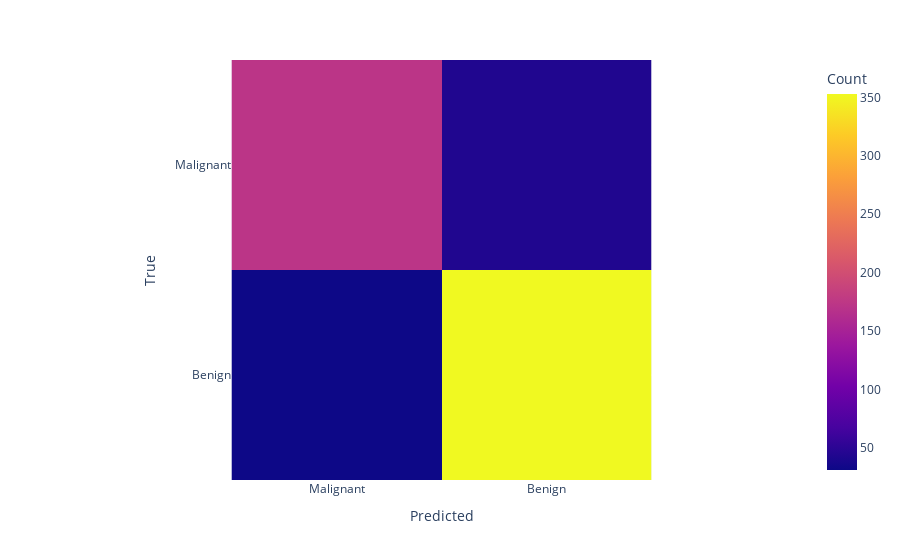

Notebook cell for this chart:
### Code cell
#Confussion matrix for sigmoid
best_sigmoid = max(results_sigmoid, key=itemgetter('accuracy'))
conf_matrix_sigmoid = best_sigmoid['details'][-1]['confusion_matrix']
fig = px.imshow(conf_matrix_sigmoid, labels=dict(x="Predicted", y="True", color="Count"), x=['Malignant', 'Benign'], y=['Malignant', 'Benign'])
fig.show()

### Figure 1 — Plotly figure (JSON) as saved in the notebook; plotly's stock layout.template omitted (floating-point values rounded to 4 significant figures)
{"data": [{"coloraxis": "coloraxis", "hovertemplate": "Predicted: %{x}<br>True: %{y}<br>Count: %{z}<extra></extra>", "name": "0", "type": "heatmap", "x": ["Malignant", "Benign"], "xaxis": "x", "y": ["Malignant", "Benign"], "yaxis": "y", "z": [[172, 43], [31, 353]]}], "layout": {"coloraxis": {"colorbar": {"title": {"text": "Count"}}, "colorscale": [[0, "#0d0887"], [0.1111, "#46039f"], [0.2222, "#7201a8"], [0.3333, "#9c179e"], [0.4444, "#bd3786"], [0.5556, "#d8576b"], [0.6667, "#ed7953"], [0.7778, "#fb9f3a"], [0.8889, "#fdca26"], [1, "#f0f921"]]}, "margin": {"t": 60}, "xaxis": {"anchor": "y", "constrain": "domain", "domain": [0, 1], "scaleanchor": "y", "title": {"text": "Predicted"}}, "yaxis": {"anchor": "x", "autorange": "reversed", "constrain": "domain", "domain": [0, 1], "title": {"text": "True"}}}}
